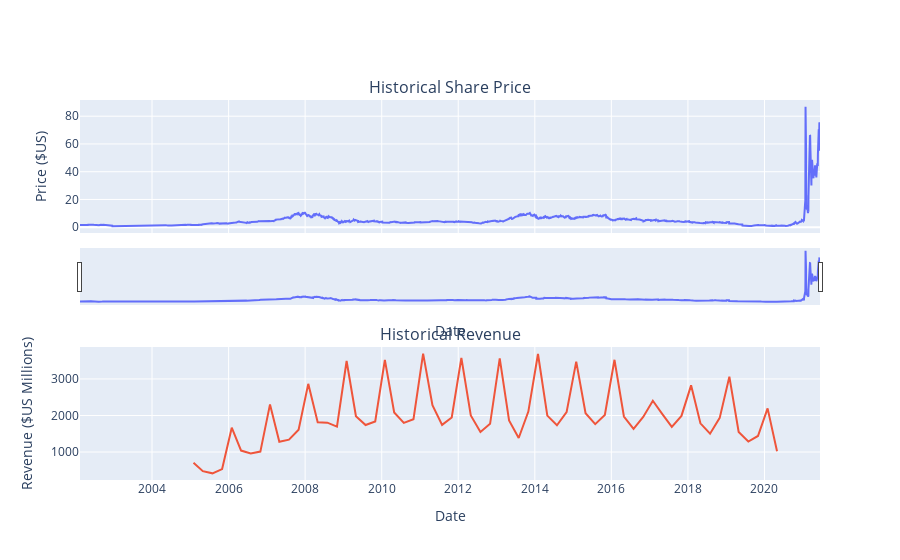

Source (notebook cell):
### Markdown cell above
Use the `make_graph` function to graph the GameStop Stock Data, also provide a title for the graph. The structure to call the `make_graph` function is `make_graph(gme_data, gme_revenue, 'GameStop')`. Note the graph will only show data upto June 2021.

### Code cell
def make_graph(gme_data, gme_revenue, title="GameStop"):
    fig = make_subplots(rows=2, cols=1, shared_xaxes=True, subplot_titles=("Historical Share Price", "Historical Revenue"), vertical_spacing = .3)
    gme_data_specific = gme_data[gme_data.Date <= '2021--06-14']
    gme_revenue_specific = gme_revenue[gme_revenue.Date <= '2021-04-30']
    fig.add_trace(go.Scatter(x=pd.to_datetime(gme_data_specific.Date, infer_datetime_format=True), y=gme_data_specific.Close.astype("float"), name="Share Price"), row=1, col=1)
    fig.add_trace(go.Scatter(x=pd.to_datetime(gme_revenue_specific.Date, infer_datetime_format=True), y=gme_revenue_specific.Revenue.astype("float"), name="Revenue"), row=2, col=1)
    fig.update_xaxes(title_text="Date", row=1, col=1)
    fig.update_xaxes(title_text="Date", row=2, col=1)
    fig.update_yaxes(title_text="Price ($US)", row=1, col=1)
    fig.update_yaxes(title_text="Revenue ($US Millions)", row=2, col=1)
    fig.update_layout(showlegend=False,
    height=900,
    xaxis_rangeslider_visible=True)
    fig.show()
make_graph(gme_data, gme_revenue, "Tesla")

### Figure 1 — Plotly figure (JSON) as saved in the notebook; plotly's stock layout.template omitted (floating-point values rounded to 4 significant figures; data arrays with more than 128 entries replaced by an {"elided": "..."} marker saying what was removed)
{"data": [{"name": "Share Price", "type": "scatter", "x": {"elided": "4867 str values"}, "xaxis": "x", "y": {"elided": "4867 float values"}, "yaxis": "y"}, {"name": "Revenue", "type": "scatter", "x": ["2020-04-30T00:00:00", "2020-01-31T00:00:00", "2019-10-31T00:00:00", "2019-07-31T00:00:00", "2019-04-30T00:00:00", "2019-01-31T00:00:00", "2018-10-31T00:00:00", "2018-07-31T00:00:00", "2018-04-30T00:00:00", "2018-01-31T00:00:00", "2017-10-31T00:00:00", "2017-07-31T00:00:00", "2017-04-30T00:00:00", "2017-01-31T00:00:00", "2016-10-31T00:00:00", "2016-07-31T00:00:00", "2016-04-30T00:00:00", "2016-01-31T00:00:00", "2015-10-31T00:00:00", "2015-07-31T00:00:00", "2015-04-30T00:00:00", "2015-01-31T00:00:00", "2014-10-31T00:00:00", "2014-07-31T00:00:00", "2014-04-30T00:00:00", "2014-01-31T00:00:00", "2013-10-31T00:00:00", "2013-07-31T00:00:00", "2013-04-30T00:00:00", "2013-01-31T00:00:00", "2012-10-31T00:00:00", "2012-07-31T00:00:00", "2012-04-30T00:00:00", "2012-01-31T00:00:00", "2011-10-31T00:00:00", "2011-07-31T00:00:00", "2011-04-30T00:00:00", "2011-01-31T00:00:00", "2010-10-31T00:00:00", "2010-07-31T00:00:00", "2010-04-30T00:00:00", "2010-01-31T00:00:00", "2009-10-31T00:00:00", "2009-07-31T00:00:00", "2009-04-30T00:00:00", "2009-01-31T00:00:00", "2008-10-31T00:00:00", "2008-07-31T00:00:00", "2008-04-30T00:00:00", "2008-01-31T00:00:00", "2007-10-31T00:00:00", "2007-07-31T00:00:00", "2007-04-30T00:00:00", "2007-01-31T00:00:00", "2006-10-31T00:00:00", "2006-07-31T00:00:00", "2006-04-30T00:00:00", "2006-01-31T00:00:00", "2005-10-31T00:00:00", "2005-07-31T00:00:00", "2005-04-30T00:00:00", "2005-01-31T00:00:00"], "xaxis": "x2", "y": [1021, 2194, 1439, 1286, 1548, 3063, 1935, 1501, 1786, 2825, 1989, 1688, 2046, 2403, 1959, 1632, 1972, 3525, 2016, 1762, 2061, 3476, 2092, 1731, 1996, 3684, 2107, 1384, 1865, 3562, 1773, 1550, 2002, 3579, 1947, 1744, 2281, 3693, 1899, 1799, 2083, 3524, 1835, 1739, 1981, 3492, 1696, 1804, 1814, 2866, 1611, 1338, 1279, 2304, 1012, 963, 1040, 1667, 534, 416, 475, 709], "yaxis": "y2"}], "layout": {"annotations": [{"font": {"size": 16}, "showarrow": false, "text": "Historical Share Price", "x": 0.5, "xanchor": "center", "xref": "paper", "y": 1.0, "yanchor": "bottom", "yref": "paper"}, {"font": {"size": 16}, "showarrow": false, "text": "Historical Revenue", "x": 0.5, "xanchor": "center", "xref": "paper", "y": 0.35, "yanchor": "bottom", "yref": "paper"}], "autosize": true, "showlegend": false, "xaxis": {"anchor": "y", "autorange": true, "domain": [0, 1], "matches": "x2", "range": ["2002-02-13", "2021-06-14"], "rangeslider": {"autorange": true, "range": ["2002-02-13", "2021-06-14"], "visible": true, "yaxis": {"_template": null, "rangemode": "match"}}, "showticklabels": false, "title": {"text": "Date"}, "type": "date"}, "xaxis2": {"anchor": "y2", "autorange": true, "domain": [0, 1], "range": ["2002-02-13", "2021-06-14"], "title": {"text": "Date"}, "type": "date"}, "yaxis": {"anchor": "x", "autorange": true, "domain": [0.65, 1.0], "range": [-4.152, 91.67], "title": {"text": "Price ($US)"}, "type": "linear"}, "yaxis2": {"anchor": "x2", "autorange": true, "domain": [0, 0.35], "range": [233.9, 3875.0], "title": {"text": "Revenue ($US Millions)"}, "type": "linear"}}}
